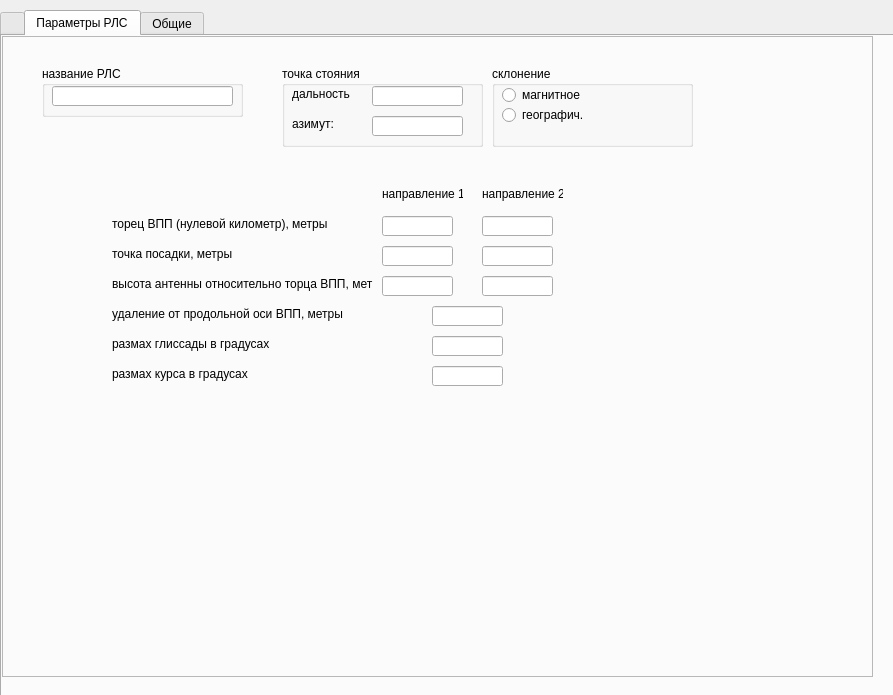
<?xml version="1.0" encoding="UTF-8"?>
<ui version="4.0">
 <class>TabPs5Class</class>
 <widget class="QWidget" name="TabPs5Class">
  <property name="geometry">
   <rect>
    <x>0</x>
    <y>0</y>
    <width>893</width>
    <height>695</height>
   </rect>
  </property>
  <property name="windowTitle">
   <string>TabPs5</string>
  </property>
  <widget class="QTabWidget" name="tabWidget">
   <property name="geometry">
    <rect>
     <x>0</x>
     <y>10</y>
     <width>901</width>
     <height>701</height>
    </rect>
   </property>
   <property name="currentIndex">
    <number>1</number>
   </property>
   <widget class="QWidget" name="tab">
    <attribute name="title">
     <string/>
    </attribute>
    <widget class="QTextEdit" name="teEd00">
     <property name="geometry">
      <rect>
       <x>10</x>
       <y>10</y>
       <width>721</width>
       <height>631</height>
      </rect>
     </property>
     <property name="font">
      <font>
       <family>Courier New</family>
      </font>
     </property>
    </widget>
    <widget class="QPushButton" name="pushButton">
     <property name="geometry">
      <rect>
       <x>740</x>
       <y>10</y>
       <width>75</width>
       <height>23</height>
      </rect>
     </property>
     <property name="text">
      <string>ok</string>
     </property>
    </widget>
   </widget>
   <widget class="QWidget" name="tab_2">
    <attribute name="title">
     <string>Параметры РЛС</string>
    </attribute>
    <widget class="QFrame" name="frPar">
     <property name="geometry">
      <rect>
       <x>0</x>
       <y>0</y>
       <width>871</width>
       <height>641</height>
      </rect>
     </property>
     <property name="frameShape">
      <enum>QFrame::StyledPanel</enum>
     </property>
     <property name="frameShadow">
      <enum>QFrame::Raised</enum>
     </property>
     <widget class="QLabel" name="label_149">
      <property name="geometry">
       <rect>
        <x>380</x>
        <y>150</y>
        <width>81</width>
        <height>16</height>
       </rect>
      </property>
      <property name="text">
       <string>направление 1</string>
      </property>
     </widget>
     <widget class="QLabel" name="label_151">
      <property name="geometry">
       <rect>
        <x>110</x>
        <y>300</y>
        <width>261</width>
        <height>16</height>
       </rect>
      </property>
      <property name="text">
       <string>размах глиссады в градусах</string>
      </property>
     </widget>
     <widget class="QLabel" name="label_152">
      <property name="geometry">
       <rect>
        <x>110</x>
        <y>330</y>
        <width>261</width>
        <height>16</height>
       </rect>
      </property>
      <property name="text">
       <string>размах курса в градусах</string>
      </property>
     </widget>
     <widget class="PLineEdit" name="liEdCourseAmpl">
      <property name="geometry">
       <rect>
        <x>430</x>
        <y>330</y>
        <width>71</width>
        <height>20</height>
       </rect>
      </property>
     </widget>
     <widget class="QLabel" name="label_150">
      <property name="geometry">
       <rect>
        <x>480</x>
        <y>150</y>
        <width>81</width>
        <height>16</height>
       </rect>
      </property>
      <property name="text">
       <string>направление 2</string>
      </property>
     </widget>
     <widget class="QLabel" name="label_145">
      <property name="geometry">
       <rect>
        <x>110</x>
        <y>180</y>
        <width>261</width>
        <height>16</height>
       </rect>
      </property>
      <property name="text">
       <string>торец ВПП (нулевой километр), метры</string>
      </property>
     </widget>
     <widget class="PLineEdit" name="liEdHiVpp2">
      <property name="geometry">
       <rect>
        <x>480</x>
        <y>240</y>
        <width>71</width>
        <height>20</height>
       </rect>
      </property>
     </widget>
     <widget class="PLineEdit" name="liEdGlAmpl">
      <property name="geometry">
       <rect>
        <x>430</x>
        <y>300</y>
        <width>71</width>
        <height>20</height>
       </rect>
      </property>
     </widget>
     <widget class="PLineEdit" name="liEdPnt1">
      <property name="geometry">
       <rect>
        <x>380</x>
        <y>210</y>
        <width>71</width>
        <height>20</height>
       </rect>
      </property>
     </widget>
     <widget class="PLineEdit" name="liEdHiVpp1">
      <property name="geometry">
       <rect>
        <x>380</x>
        <y>240</y>
        <width>71</width>
        <height>20</height>
       </rect>
      </property>
     </widget>
     <widget class="QLabel" name="label_147">
      <property name="geometry">
       <rect>
        <x>110</x>
        <y>240</y>
        <width>261</width>
        <height>16</height>
       </rect>
      </property>
      <property name="text">
       <string>высота антенны относительно торца ВПП, метры</string>
      </property>
     </widget>
     <widget class="PLineEdit" name="liEdTorNulN2">
      <property name="geometry">
       <rect>
        <x>480</x>
        <y>180</y>
        <width>71</width>
        <height>20</height>
       </rect>
      </property>
     </widget>
     <widget class="PLineEdit" name="liEdPnt2">
      <property name="geometry">
       <rect>
        <x>480</x>
        <y>210</y>
        <width>71</width>
        <height>20</height>
       </rect>
      </property>
     </widget>
     <widget class="PLineEdit" name="liEdAxVpp">
      <property name="geometry">
       <rect>
        <x>430</x>
        <y>270</y>
        <width>71</width>
        <height>20</height>
       </rect>
      </property>
     </widget>
     <widget class="QLabel" name="label_146">
      <property name="geometry">
       <rect>
        <x>110</x>
        <y>210</y>
        <width>261</width>
        <height>16</height>
       </rect>
      </property>
      <property name="text">
       <string>точка посадки, метры</string>
      </property>
     </widget>
     <widget class="QLabel" name="label_148">
      <property name="geometry">
       <rect>
        <x>110</x>
        <y>270</y>
        <width>261</width>
        <height>16</height>
       </rect>
      </property>
      <property name="text">
       <string>удаление от продольной оси ВПП, метры</string>
      </property>
     </widget>
     <widget class="PLineEdit" name="liEdTorNulN1">
      <property name="geometry">
       <rect>
        <x>380</x>
        <y>180</y>
        <width>71</width>
        <height>20</height>
       </rect>
      </property>
     </widget>
     <widget class="QGroupBox" name="groupBox_202">
      <property name="geometry">
       <rect>
        <x>40</x>
        <y>30</y>
        <width>201</width>
        <height>51</height>
       </rect>
      </property>
      <property name="title">
       <string>название РЛС</string>
      </property>
      <widget class="PLineEdit" name="liEdNameRls">
       <property name="geometry">
        <rect>
         <x>10</x>
         <y>20</y>
         <width>181</width>
         <height>20</height>
        </rect>
       </property>
      </widget>
     </widget>
     <widget class="QGroupBox" name="groupBox_199">
      <property name="geometry">
       <rect>
        <x>280</x>
        <y>30</y>
        <width>201</width>
        <height>81</height>
       </rect>
      </property>
      <property name="title">
       <string>точка стояния</string>
      </property>
      <widget class="PLineEdit" name="liEdPointStandingDistance">
       <property name="geometry">
        <rect>
         <x>90</x>
         <y>20</y>
         <width>91</width>
         <height>20</height>
        </rect>
       </property>
      </widget>
      <widget class="PLineEdit" name="liEdPointStandingAzimuth">
       <property name="geometry">
        <rect>
         <x>90</x>
         <y>50</y>
         <width>91</width>
         <height>20</height>
        </rect>
       </property>
      </widget>
      <widget class="QLabel" name="label_161">
       <property name="geometry">
        <rect>
         <x>10</x>
         <y>20</y>
         <width>58</width>
         <height>16</height>
        </rect>
       </property>
       <property name="text">
        <string>дальность:</string>
       </property>
      </widget>
      <widget class="QLabel" name="label_162">
       <property name="geometry">
        <rect>
         <x>10</x>
         <y>50</y>
         <width>51</width>
         <height>16</height>
        </rect>
       </property>
       <property name="text">
        <string>азимут:</string>
       </property>
      </widget>
     </widget>
     <widget class="QGroupBox" name="groupBox_231">
      <property name="geometry">
       <rect>
        <x>490</x>
        <y>30</y>
        <width>201</width>
        <height>81</height>
       </rect>
      </property>
      <property name="title">
       <string>склонение</string>
      </property>
      <widget class="QRadioButton" name="raBuGradMagn">
       <property name="geometry">
        <rect>
         <x>10</x>
         <y>20</y>
         <width>141</width>
         <height>18</height>
        </rect>
       </property>
       <property name="font">
        <font>
         <family>Arial</family>
        </font>
       </property>
       <property name="text">
        <string>магнитное</string>
       </property>
      </widget>
      <widget class="QRadioButton" name="raBuGradGeograph">
       <property name="geometry">
        <rect>
         <x>10</x>
         <y>40</y>
         <width>141</width>
         <height>18</height>
        </rect>
       </property>
       <property name="text">
        <string>географич.</string>
       </property>
      </widget>
     </widget>
    </widget>
   </widget>
   <widget class="QWidget" name="tab_9">
    <attribute name="title">
     <string>Общие</string>
    </attribute>
    <widget class="QFrame" name="frObsch">
     <property name="geometry">
      <rect>
       <x>0</x>
       <y>0</y>
       <width>881</width>
       <height>651</height>
      </rect>
     </property>
     <property name="frameShape">
      <enum>QFrame::StyledPanel</enum>
     </property>
     <property name="frameShadow">
      <enum>QFrame::Raised</enum>
     </property>
     <widget class="QLabel" name="laBoard">
      <property name="geometry">
       <rect>
        <x>50</x>
        <y>50</y>
        <width>211</width>
        <height>16</height>
       </rect>
      </property>
      <property name="text">
       <string>Плата ПС5</string>
      </property>
     </widget>
     <widget class="QGroupBox" name="groupBox_64">
      <property name="geometry">
       <rect>
        <x>50</x>
        <y>180</y>
        <width>201</width>
        <height>61</height>
       </rect>
      </property>
      <property name="title">
       <string>адрес IP</string>
      </property>
      <widget class="OLineEdit" name="liEdIp">
       <property name="geometry">
        <rect>
         <x>20</x>
         <y>20</y>
         <width>161</width>
         <height>20</height>
        </rect>
       </property>
      </widget>
     </widget>
     <widget class="QGroupBox" name="groupBox_65">
      <property name="geometry">
       <rect>
        <x>50</x>
        <y>250</y>
        <width>201</width>
        <height>61</height>
       </rect>
      </property>
      <property name="title">
       <string>базовый порт</string>
      </property>
      <widget class="OLineEdit" name="liEdPortBase">
       <property name="geometry">
        <rect>
         <x>20</x>
         <y>20</y>
         <width>161</width>
         <height>20</height>
        </rect>
       </property>
      </widget>
     </widget>
     <widget class="QGroupBox" name="groupBox_4">
      <property name="geometry">
       <rect>
        <x>50</x>
        <y>80</y>
        <width>201</width>
        <height>61</height>
       </rect>
      </property>
      <property name="title">
       <string>функциональное название платы</string>
      </property>
      <widget class="PLineEdit" name="liEdFuNameBoard">
       <property name="geometry">
        <rect>
         <x>20</x>
         <y>20</y>
         <width>161</width>
         <height>20</height>
        </rect>
       </property>
      </widget>
     </widget>
     <widget class="QGroupBox" name="groupBox_80">
      <property name="geometry">
       <rect>
        <x>290</x>
        <y>180</y>
        <width>231</width>
        <height>61</height>
       </rect>
      </property>
      <property name="title">
       <string>макс. длит. блока</string>
      </property>
      <widget class="QLabel" name="label_26">
       <property name="geometry">
        <rect>
         <x>140</x>
         <y>20</y>
         <width>31</width>
         <height>21</height>
        </rect>
       </property>
       <property name="text">
        <string>мс</string>
       </property>
      </widget>
      <widget class="PLineEdit" name="liEdMaxTimeBlock">
       <property name="geometry">
        <rect>
         <x>20</x>
         <y>20</y>
         <width>101</width>
         <height>20</height>
        </rect>
       </property>
      </widget>
     </widget>
     <widget class="QGroupBox" name="groupBox_66">
      <property name="geometry">
       <rect>
        <x>50</x>
        <y>320</y>
        <width>201</width>
        <height>61</height>
       </rect>
      </property>
      <property name="title">
       <string>порт платы</string>
      </property>
      <widget class="OLineEdit" name="liEdPortBoard">
       <property name="geometry">
        <rect>
         <x>20</x>
         <y>20</y>
         <width>161</width>
         <height>20</height>
        </rect>
       </property>
      </widget>
     </widget>
     <widget class="QGroupBox" name="groupBox_99">
      <property name="geometry">
       <rect>
        <x>290</x>
        <y>80</y>
        <width>121</width>
        <height>61</height>
       </rect>
      </property>
      <property name="title">
       <string>склонение</string>
      </property>
      <widget class="OLineEdit" name="liEdSclonenie">
       <property name="geometry">
        <rect>
         <x>20</x>
         <y>20</y>
         <width>81</width>
         <height>20</height>
        </rect>
       </property>
      </widget>
     </widget>
     <widget class="QGroupBox" name="groupBox_107">
      <property name="geometry">
       <rect>
        <x>440</x>
        <y>80</y>
        <width>131</width>
        <height>61</height>
       </rect>
      </property>
      <property name="title">
       <string>курс посадки, (°)  </string>
      </property>
      <widget class="PLineEdit" name="liEdCourseLanding">
       <property name="geometry">
        <rect>
         <x>10</x>
         <y>20</y>
         <width>101</width>
         <height>20</height>
        </rect>
       </property>
      </widget>
     </widget>
     <widget class="QGroupBox" name="groupBox">
      <property name="geometry">
       <rect>
        <x>290</x>
        <y>250</y>
        <width>231</width>
        <height>61</height>
       </rect>
      </property>
      <property name="title">
       <string>Комплект</string>
      </property>
      <widget class="QCheckBox" name="chBoComplectAuto">
       <property name="geometry">
        <rect>
         <x>20</x>
         <y>20</y>
         <width>70</width>
         <height>17</height>
        </rect>
       </property>
       <property name="text">
        <string>авто</string>
       </property>
      </widget>
     </widget>
    </widget>
   </widget>
  </widget>
 </widget>
 <layoutdefault spacing="6" margin="11"/>
 <customwidgets>
  <customwidget>
   <class>PLineEdit</class>
   <extends>QLineEdit</extends>
   <header>plineedit.h</header>
  </customwidget>
  <customwidget>
   <class>OLineEdit</class>
   <extends>QLineEdit</extends>
   <header>olineedit.h</header>
  </customwidget>
 </customwidgets>
 <resources/>
 <connections/>
</ui>
